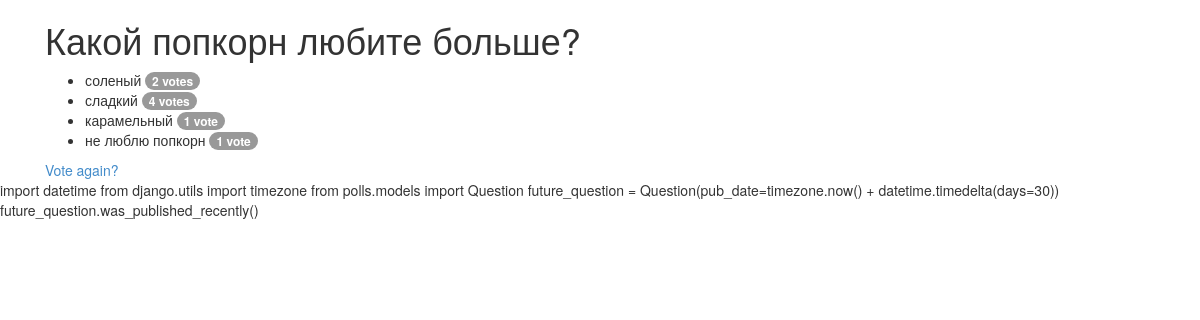
Screenshot of /polls/3/results/ with the database file from the repository.
### poll/models.py (models this page shows, shortened)
class Question(models.Model):
    question_text = models.CharField(max_length=200)
    pub_date = models.DateTimeField('date published')
    def was_published_recently(self):
        now = timezone.now()
        return now - datetime.timedelta(days=1) <= self.pub_date <= now
    was_published_recently.admin_order_field = 'pub_date'
    was_published_recently.boolean = True
    was_published_recently.short_description = 'Published recently?'

class Choice(models.Model):
    question = models.ForeignKey(Question)
    choice_text = models.CharField(max_length=200)
    votes = models.IntegerField(default=0)

### poll/views.py (the view)
# urls.py: url(r'^(?P<pk>[0-9]+)/results/$', views.ResultsView.as_view(), name='results'),
class ResultsView(generic.DetailView):
    model = Question
    template_name = 'polls/results.html'

### poll/templates/polls/results.html
{% load staticfiles %}
<link href="{% static 'polls/bootstrap/css/bootstrap.css' %}" rel="stylesheet">
<div class="container">
    <div class="container-fluid">
        <h1>{{ question.question_text }}</h1>
        <ul>
        {% for choice in question.choice_set.all %}
            <li>{{ choice.choice_text }} <span class="badge">{{ choice.votes }} vote{{ choice.votes|pluralize }}</span></li>
        {% endfor %}
        </ul>
        <a href="{% url 'polls:detail' question.id %}">Vote again?</a>
    </div>
</div>
import datetime
from django.utils import timezone
from polls.models import Question
future_question = Question(pub_date=timezone.now() + datetime.timedelta(days=30))
future_question.was_published_recently()

### rows the page displays
Question: question_text "Какой попкорн любите больше?"
Choice: choice_text "соленый", votes "2"
Choice: choice_text "сладкий", votes "4"
Choice: choice_text "карамельный", votes "1"
Choice: choice_text "не люблю попкорн", votes "1"
